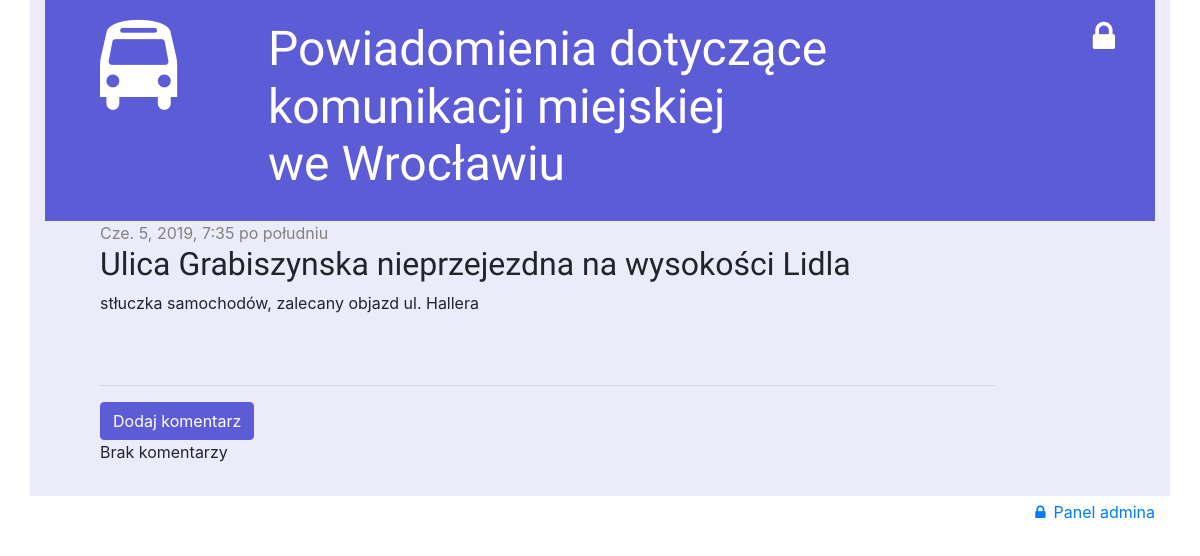
Page /post/4/ on the earlier database version.
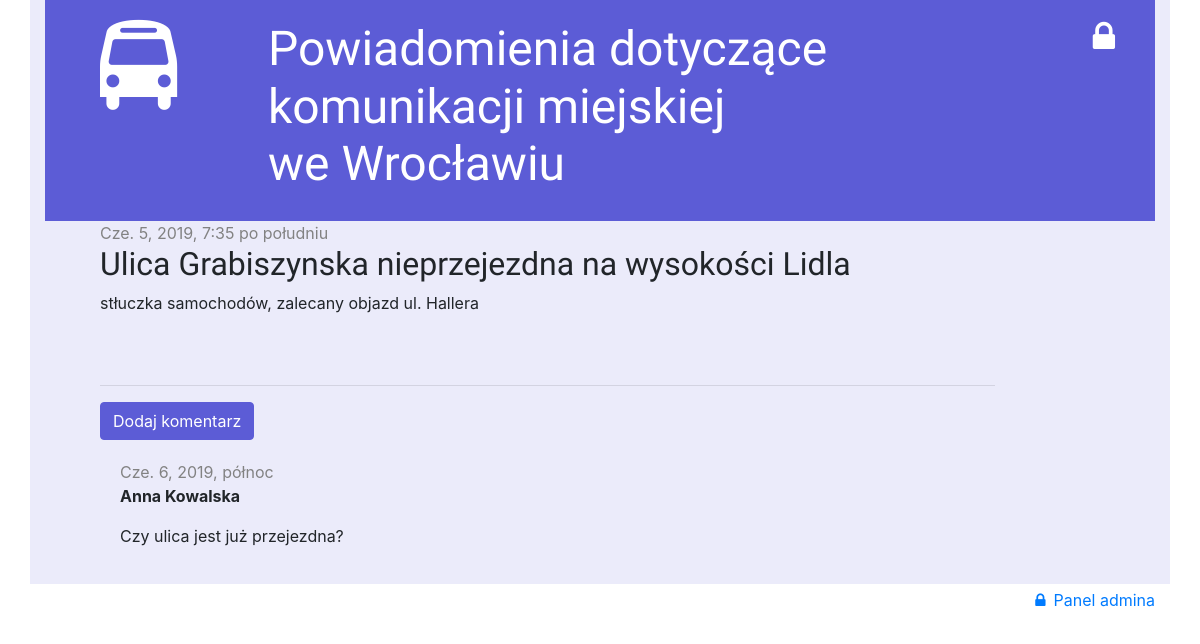
Same page on the later database version.
### informant/models.py (models this page shows, shortened)
class Post(models.Model):
    author = models.ForeignKey('auth.User', on_delete=models.CASCADE)
    title = models.CharField(max_length=200)
    text = models.TextField()
    created_date = models.DateTimeField(
            default=timezone.now)
    published_date = models.DateTimeField(
            blank=True, null=True)

class Comment(models.Model):
    post = models.ForeignKey('informant.Post', on_delete=models.CASCADE, related_name='comments')
    author = models.CharField(max_length=200)
    text = models.TextField()
    created_date = models.DateTimeField(default=timezone.now)

### informant/views.py (the view)
# urls.py: path('post/<int:pk>/', views.post_detail, name='post_detail'),
def post_detail(request, pk):
    post = get_object_or_404(Post, pk=pk)
    return render(request, 'informant/post_detail.html', {'post': post})

### informant/templates/informant/post_detail.html (shortened to what this page needs)
{% extends 'informant/base.html' %}
{% block content %}
    <div class="post">
        {% if post.published_date %}
            <div class="date">
                {{ post.published_date }}
            </div>
        {% else %}
            <a class="btn btn-primary mb-1 mt-1" href="{% url 'post_publish' pk=post.pk %}">Publikuj</a>
        {% endif %}
        <h2>{{ post.title }}
        </h2>
        <p>{{ post.text|linebreaksbr }}</p>
    </div>
    <hr>
    <a class="btn btn-primary" href="{% url 'add_comment_to_post' pk=post.pk %}">Dodaj komentarz</a>
    {% for comment in post.comments.all %}
        <div class="comment">
            <div class="date">{{ comment.created_date }}</div>
            <strong>{{ comment.author }}</strong>
            <p>{{ comment.text|linebreaks }}</p>
        </div>
        {% empty %}
        <p>Brak komentarzy</p>
    {% endfor %}
{% endblock %}

### informant/templates/informant/base.html (shortened to what this page needs)
{% load static %}
<html>
    <head>
        <link rel="stylesheet" href="https://stackpath.bootstrapcdn.com/bootstrap/4.3.1/css/bootstrap.min.css">
        <link rel="stylesheet" href="https://cdnjs.cloudflare.com/ajax/libs/font-awesome/4.7.0/css/font-awesome.min.css">
        <link rel="stylesheet" href="{% static 'css/informant.css' %}">
    </head>
    <body>
        <div class="container main">
            <div class="page-header">
                {% if not user.is_authenticated %}
                    <a href="{% url 'login' %}" class="top-menu"><i class="fa fa-lock"></i></a>
                {% endif %}
                <div class="grid">
                    <div class="row">
                        <div class="col-md-2">
                            <i class="fa fa-bus bus"></i>
                        </div>
                        <div class="col-md-10">
                            <h1>
                                <a href="/">Powiadomienia dotyczące komunikacji miejskiej<br/> we Wrocławiu</a>
                            </h1>
                        </div>
                    </div>
                </div>
            </div>
            <div class="content container">
                <div class="row">
                    <div class="col-md-10 pb-3">
                        {% block content %}
                        {% endblock %}
                    </div>
                </div>
            </div>
            <a href="{% url 'admin:index' %}" class="float-right"><i class="fa fa-lock p-2"></i>Panel admina</a>
        </div>
    </body>
</html>

### informant/static/css/informant.css (style rules this page uses)
.btn-primary { background-color: #5c5cd6 !important; border-color: #5c5cd6 !important; }
.main { background-color: #ebebfa; }
.bus { font-size: 90px !important; color: white !important; }
h1 a, h2 a { color: #5c5cd6; font-family: 'Righteous'; }
.page-header { background-color: #5c5cd6; margin-top: 0; padding: 20px 20px 20px 40px; }
.page-header h1, .page-header h1 a, .page-header h1 a:visited, .page-header h1 a:active { color: #ffffff; font-size: 36pt; text-decoration: none; }
.content { margin-left: 40px; }
h1, h2, h3, h4 { font-family: 'Righteous', cursive; }
.date { color: #828282; }
.top-menu, .top-menu:hover, .top-menu:visited { color: #ffffff; float: right; font-size: 26pt; margin-right: 20px; }
.post { margin-bottom: 70px; }
.comment { margin:20px 0px 20px 20px; }

Differences in the rows shown:
added Comment: created_date "Cze. 6, 2019, północ", author "Anna Kowalska", text "Czy ulica jest już przejezdna?"
Other differences:
text no longer shown: "Brak komentarzy"
